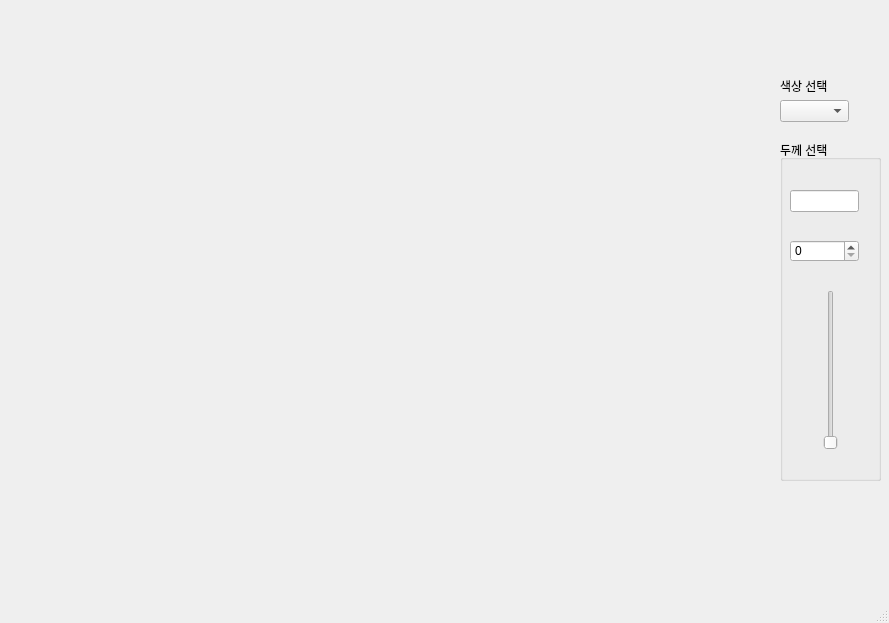
<?xml version="1.0" encoding="UTF-8"?>
<ui version="4.0">
 <class>MainWindow</class>
 <widget class="QMainWindow" name="MainWindow">
  <property name="geometry">
   <rect>
    <x>0</x>
    <y>0</y>
    <width>889</width>
    <height>623</height>
   </rect>
  </property>
  <property name="windowTitle">
   <string>MainWindow</string>
  </property>
  <widget class="QWidget" name="centralwidget">
   <widget class="SketchWindow" name="widget" native="true">
    <property name="geometry">
     <rect>
      <x>10</x>
      <y>10</y>
      <width>751</width>
      <height>531</height>
     </rect>
    </property>
   </widget>
   <widget class="QComboBox" name="combo">
    <property name="geometry">
     <rect>
      <x>780</x>
      <y>100</y>
      <width>69</width>
      <height>22</height>
     </rect>
    </property>
   </widget>
   <widget class="QLabel" name="label">
    <property name="geometry">
     <rect>
      <x>780</x>
      <y>70</y>
      <width>71</width>
      <height>31</height>
     </rect>
    </property>
    <property name="text">
     <string>색상 선택</string>
    </property>
   </widget>
   <widget class="QGroupBox" name="groupBox">
    <property name="geometry">
     <rect>
      <x>780</x>
      <y>140</y>
      <width>101</width>
      <height>341</height>
     </rect>
    </property>
    <property name="autoFillBackground">
     <bool>true</bool>
    </property>
    <property name="title">
     <string>두께 선택</string>
    </property>
    <widget class="QLineEdit" name="lineEdit">
     <property name="geometry">
      <rect>
       <x>10</x>
       <y>50</y>
       <width>69</width>
       <height>22</height>
      </rect>
     </property>
    </widget>
    <widget class="QSpinBox" name="spin">
     <property name="geometry">
      <rect>
       <x>10</x>
       <y>100</y>
       <width>69</width>
       <height>22</height>
      </rect>
     </property>
    </widget>
    <widget class="QSlider" name="verticalSlider">
     <property name="geometry">
      <rect>
       <x>40</x>
       <y>150</y>
       <width>22</width>
       <height>160</height>
      </rect>
     </property>
     <property name="orientation">
      <enum>Qt::Vertical</enum>
     </property>
    </widget>
   </widget>
  </widget>
  <widget class="QMenuBar" name="menubar">
   <property name="geometry">
    <rect>
     <x>0</x>
     <y>0</y>
     <width>889</width>
     <height>22</height>
    </rect>
   </property>
  </widget>
  <widget class="QStatusBar" name="statusbar"/>
 </widget>
 <customwidgets>
  <customwidget>
   <class>SketchWindow</class>
   <extends>QWidget</extends>
   <header>sketch_window.h</header>
   <container>1</container>
  </customwidget>
 </customwidgets>
 <resources/>
 <connections>
  <connection>
   <sender>combo</sender>
   <signal>currentTextChanged(QString)</signal>
   <receiver>MainWindow</receiver>
   <slot>slot_color(QString)</slot>
   <hints>
    <hint type="sourcelabel">
     <x>800</x>
     <y>130</y>
    </hint>
    <hint type="destinationlabel">
     <x>809</x>
     <y>46</y>
    </hint>
   </hints>
  </connection>
  <connection>
   <sender>lineEdit</sender>
   <signal>returnPressed()</signal>
   <receiver>MainWindow</receiver>
   <slot>slot_width()</slot>
   <hints>
    <hint type="sourcelabel">
     <x>851</x>
     <y>227</y>
    </hint>
    <hint type="destinationlabel">
     <x>858</x>
     <y>448</y>
    </hint>
   </hints>
  </connection>
  <connection>
   <sender>spin</sender>
   <signal>textChanged(QString)</signal>
   <receiver>MainWindow</receiver>
   <slot>slot_spin_width(QString)</slot>
   <hints>
    <hint type="sourcelabel">
     <x>833</x>
     <y>277</y>
    </hint>
    <hint type="destinationlabel">
     <x>793</x>
     <y>387</y>
    </hint>
   </hints>
  </connection>
  <connection>
   <sender>verticalSlider</sender>
   <signal>valueChanged(int)</signal>
   <receiver>spin</receiver>
   <slot>setValue(int)</slot>
   <hints>
    <hint type="sourcelabel">
     <x>822</x>
     <y>406</y>
    </hint>
    <hint type="destinationlabel">
     <x>850</x>
     <y>269</y>
    </hint>
   </hints>
  </connection>
  <connection>
   <sender>statusbar</sender>
   <signal>messageChanged(QString)</signal>
   <receiver>MainWindow</receiver>
   <slot>slot_statusbar(QString)</slot>
   <hints>
    <hint type="sourcelabel">
     <x>364</x>
     <y>613</y>
    </hint>
    <hint type="destinationlabel">
     <x>369</x>
     <y>578</y>
    </hint>
   </hints>
  </connection>
 </connections>
 <slots>
  <slot>slot_color(QString)</slot>
  <slot>slot_width()</slot>
  <slot>slot_spin_width(QString)</slot>
  <slot>slot_statusbar(QString)</slot>
 </slots>
</ui>
